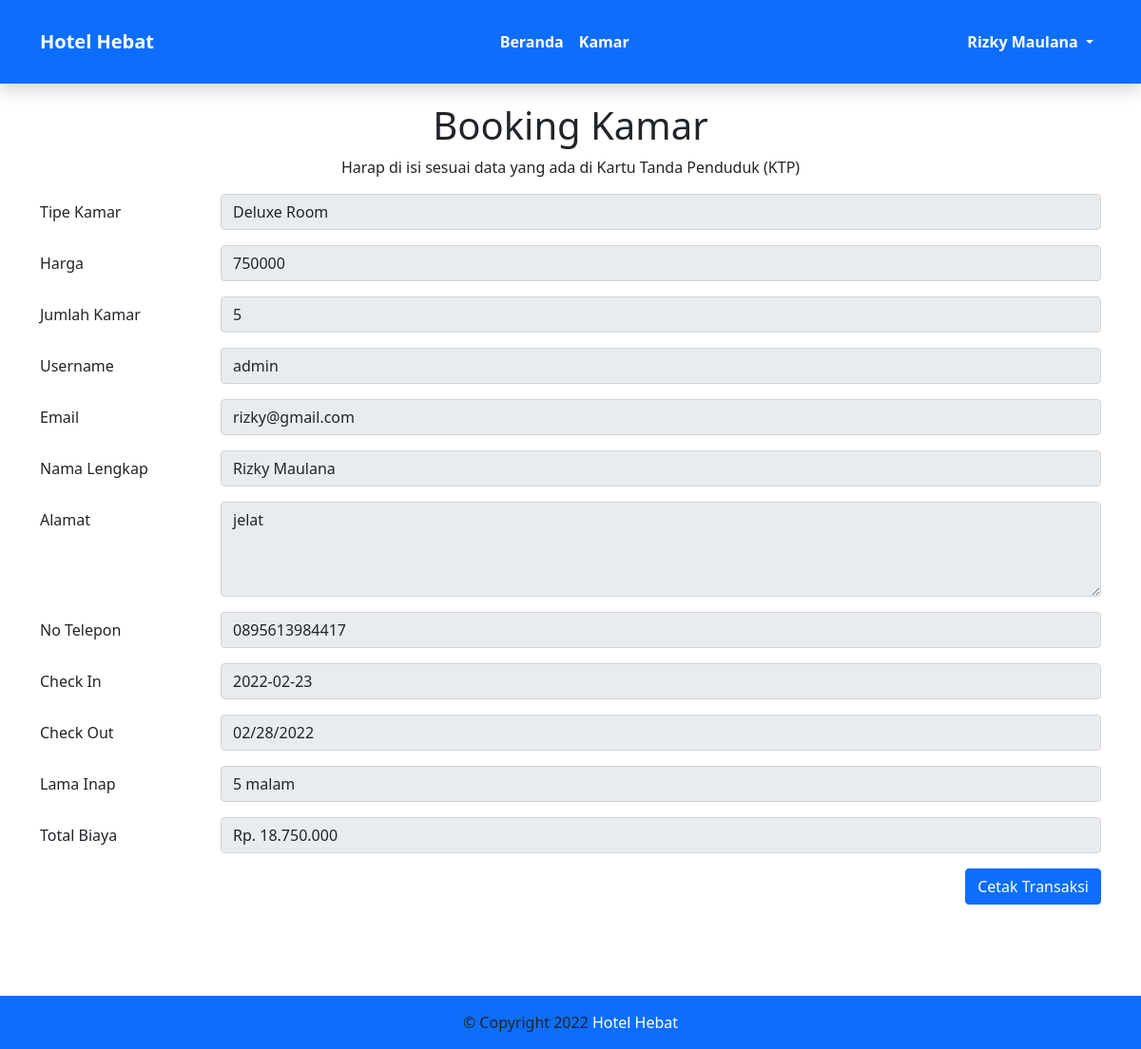
Screenshot of /level/tamu/reservasi.php (signed in) with the database file from the repository.
### tables this page shows
CREATE TABLE `tb_order` (
  `id_order` int(11) NOT NULL,
  `check_in` date NOT NULL,
  `check_out` date NOT NULL,
  `tipe_kamar` varchar(100) NOT NULL,
  `harga` varchar(255) NOT NULL,
  `jumlah_order` varchar(20) NOT NULL,
  `username` varchar(100) NOT NULL,
  `nama` varchar(100) NOT NULL,
  `email` varchar(100) NOT NULL,
  `no_telephone` varchar(20) NOT NULL,
  `alamat` text NOT NULL,
  `lama_hari` varchar(20) NOT NULL,
  `total_bayar` varchar(255) NOT NULL,
  `bukti_pembayaran` text DEFAULT NULL,
  `nama_bank` varchar(255) DEFAULT NULL,
  `kode_booking` varchar(100) NOT NULL,
  `status` enum('diproses','konfirmasi','selesai','dibatalkan') NOT NULL
);

### config/koneksi.php (called while the page is built, shortened)
<?php
$con = mysqli_connect("localhost", "root", "", "db_hotel");
function tampilData($query)
{
    global $con;
    $data = [];
    $dataQuery = mysqli_query($con, $query);
    while ($result = mysqli_fetch_assoc($dataQuery)) {
        $data[] = $result;
    }
    return $data;
}

### level/tamu/reservasi.php (the view, shortened to what this page needs)
<?php
include '../../config/koneksi.php';
$orderId = tampilData("SELECT * FROM tb_order WHERE username = '" . $_SESSION['user']['username'] . "'");
if (!empty($orderId)) {
    $dataOrder = $orderId[0];
} else {
    header('location');
}
?>
<!doctype html>
<html lang="en">
<head>
    <link href="https://cdn.jsdelivr.net/npm/bootstrap@5.0.2/dist/css/bootstrap.min.css" rel="stylesheet"
>
</head>
<body>
    <div class="container">
        <nav class="navbar navbar-expand-lg navbar-light bg-primary p-4 shadow fixed-top">
            <div class="container">
                <a class="navbar-brand text-white fw-bold" href="#">Hotel Hebat</a>
                <div class="collapse navbar-collapse" id="navbarNav">
                    <ul class="navbar-nav ms-auto fw-bold">
                        <li class="nav-item">
                            <a class="nav-link text-white" aria-current="page" href="tamu.php">Beranda</a>
                        </li>
                        <li class="nav-item">
                            <a class="nav-link text-white" href="kamar.php">Kamar</a>
                        </li>
                    </ul>
                    <ul class="navbar-nav ms-auto nav-kanan fw-bold">
                        <li class="nav-item dropdown">
                            <a class="nav-link text-white dropdown-toggle" href="#" id="navbarDropdown" role="button"
                                data-bs-toggle="dropdown" aria-expanded="false">
                                <?= $_SESSION['user']['nama_lengkap'] ?>
                            </a>
                        </li>
                    </ul>
                </div>
            </div>
        </nav>
    </div>
    <div class="container py-5" style="margin-top: 60px;">
        <div class="row">
            <h1 class="text-center">Booking Kamar</h1>
            <p class="text-center">Harap di isi sesuai data yang ada di Kartu Tanda Penduduk (KTP) </p>
            <div class="col-lg-20">
                <?php if (!empty($dataOrder)) : ?>
                <form method="post">
                    <div class="row mb-3">
                        <label for="tipeKamar" class="col-sm-2 col-form-label">Tipe Kamar</label>
                        <div class="col-sm-10">
                            <input type="text" class="form-control" id="tipeKamar"
                                value="<?= $dataOrder['tipe_kamar'] ?>" readonly>
                        </div>
                    </div>
                    <div class="row mb-3">
                        <label for="hargaHari" class="col-sm-2 col-form-label">Harga</label>
                        <div class="col-sm-10">
                            <input type="text" class="form-control" id="hargaHari" value="<?= $dataOrder['harga'] ?>"
                                readonly>
                        </div>
                    </div>
                    <div class="row mb-3">
                        <label for="jumlahKamar" class="col-sm-2 col-form-label">Jumlah Kamar</label>
                        <div class="col-sm-10">
                            <input type="text" class="form-control" id="jumlahKamar"
                                value="<?= $dataOrder['jumlah_order'] ?>" readonly>
                        </div>
                    </div>
                    <div class="row mb-3">
                        <label for="username" class="col-sm-2 col-form-label">Username</label>
                        <div class="col-sm-10">
                            <input type="text" class="form-control" id="username" value="<?= $dataOrder['username'] ?>"
                                readonly>
                        </div>
                    </div>
                    <div class="row mb-3">
                        <label for="email" class="col-sm-2 col-form-label">Email</label>
                        <div class="col-sm-10">
                            <input type="text" class="form-control" id="email" value="<?= $dataOrder['email'] ?>"
                                readonly>
                        </div>
                    </div>
                    <div class="row mb-3">
                        <label for="namaLengkap" class="col-sm-2 col-form-label">Nama Lengkap</label>
                        <div class="col-sm-10">
                            <input type="text" class="form-control" id="namaLengkap" value="<?= $dataOrder['nama'] ?>"
                                readonly>
                        </div>
                    </div>
                    <div class="row mb-3">
                        <label for="alamat" class="col-sm-2 col-form-label">Alamat</label>
                        <div class="col-sm-10">
                            <textarea class="form-control" placeholder="" id="alamat" style="height: 100px"
                                readonly><?= $dataOrder['alamat'] ?></textarea>
                        </div>
                    </div>
                    <div class="row mb-3">
                        <label for="telepon" class="col-sm-2 col-form-label">No Telepon</label>
                        <div class="col-sm-10">
                            <input type="text" class="form-control" id="telepon"
                                value="<?= $dataOrder['no_telephone'] ?>" readonly>
                        </div>
                    </div>
                    <div class="row mb-3">
                        <label for="checkIn" class="col-sm-2 col-form-label">Check In</label>
                        <div class="col-sm-10">
                            <input type="text" class="form-control" id="checkIn" value="<?= $dataOrder['check_in'] ?>"
                                readonly>
                        </div>
                    </div>
                    <div class="row mb-3">
                        <label for="checkOut" class="col-sm-2 col-form-label">Check Out</label>
                        <div class="col-sm-10">
                            <input type="date" class="form-control" id="checkOut" value="<?= $dataOrder['check_out'] ?>"
                                readonly>
                        </div>
                    </div>
                    <div class="row mb-3">
                        <label for="lamaInap" class="col-sm-2 col-form-label">Lama Inap</label>
                        <div class="col-sm-10">
                            <input type="text" class="form-control" id="lamaInap" value="<?= $dataOrder['lama_hari'] ?>"
                                readonly>
                        </div>
                    </div>
                    <div class="row mb-3">
                        <label for="totalBiaya" class="col-sm-2 col-form-label">Total Biaya</label>
                        <d class="col-sm-10">
                            <input type="text" class="form-control" id="totalBiaya"
                                value="<?= $dataOrder['total_bayar'] ?>" readonly>
                        </d iv>
                    </div>
                    <a type="submit" target="_blank" class="btn btn-primary float-end" href="cetak.php">Cetak
                        Transaksi</a>
                </form>
                    <?php endif ?>
            </div>
        </div>
    </div>
    <footer class="p-0 mt-5" style="margin-bottom: -20px;">
        <div class="footer-bawah bg-primary">
            <p class="link p-3 text-center">© Copyright 2022 <a class="text-white text-decoration-none" href="#">Hotel
                    Hebat</a></p>
        </div>
    </footer>
</body>
</html>

### rows the page displays
tb_order: tipe_kamar "Deluxe Room", harga "750000", jumlah_order "5", username "admin", email "rizky@gmail.com", nama "Rizky Maulana", alamat "jelat", no_telephone "0895613984417", check_in "2022-02-23", check_out "02/28/2022", lama_hari "5 malam", total_bayar "Rp. 18.750.000"

### other values shown
$_SESSION['user']['nama_lengkap'] "Rizky Maulana"
